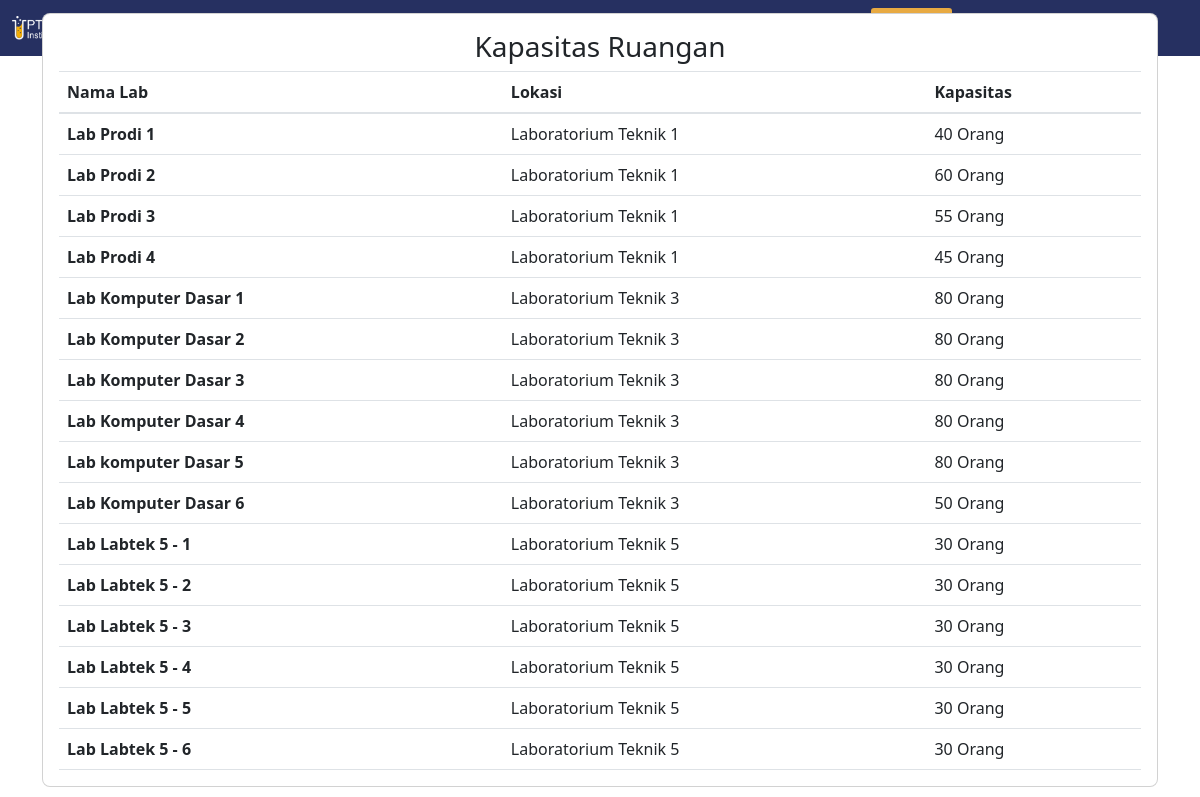
The app's page /index.php/main/kapasitasRuangan with its own data.
### tables this page shows
CREATE TABLE `tb_laboratorium` (
  `id_laboratorium` int(5) UNSIGNED ZEROFILL NOT NULL,
  `kode_ruang` int(11) NOT NULL,
  `nama_lab` varchar(100) NOT NULL,
  `id_gedung` int(11) DEFAULT NULL,
  `lantai` varchar(128) NOT NULL,
  `lokasi` text NOT NULL,
  `email` varchar(100) NOT NULL,
  `kontak` text NOT NULL,
  `kapasitas` int(11) DEFAULT NULL,
  `kelola_peminjaman` enum('0','1') DEFAULT NULL
);

### application/controllers/Main.php (called while the page is built, shortened)
<?php
class Main extends CI_Controller
{
    public function __construct()
    {
        $this->load->model('Peminjaman_model');
    }
    public function kapasitasRuangan(){
        $data['title'] = 'Roadster';
        $data['lab'] =  $this->Peminjaman_model->getLaboratorium();
        $this->load->view('layout/header', $data);
        $this->load->view('layout/navbar');
        $this->load->view('main/kapasitasruangan', $data);
        $this->load->view('layout/footer');
    }
}

### index.php (called while the page is built, shortened)
<?php
require_once BASEPATH.'core/CodeIgniter.php';

### application/models/Peminjaman_model.php (called while the page is built, shortened)
<?php
class Peminjaman_model extends CI_Model
{
    public function getLaboratorium(){
        $query="SELECT * FROM tb_laboratorium";
        return $this->db->query($query)->result_array();
    }
}

### application/views/main/kapasitasruangan.php (the view, shortened to what this page needs)
<section class="intro">
  <div class="bg-image h-100">
    <div class="mask d-flex align-items-center h-100" >
      <div class="container">
        <div class="row justify-content-center">
          <div class="col-12">
            <div class="card">
              <div class="card-body">
                <div class="table-responsive" >
                <div class="w-95 w-md-75 w-lg-60 w-xl-55 mx-auto mb-6 text-center">
                    <h3 class="display-18 display-md-16 display-lg-12 mb-2">Kapasitas Ruangan</h3>
                </div>
                  <table class="table table-hover mb-0">
                    <thead>
                      <tr>
                        <th scope="col">Nama Lab</th>
                        <th scope="col">Lokasi</th>
                        <th scope="col">Kapasitas</th>
                      </tr>
                    </thead>
                    <tbody>
                        <?php foreach($lab as $l) : ?>
                            <tr>
                              <th scope="row"><?=$l['nama_lab']?></th>
                              <td><?=$l['lokasi']?></td>
                              <td><?=$l['kapasitas']?> Orang</td>
                            </tr>
                        <?php endforeach ?>
                    </tbody>
                  </table>
                </div>
              </div>
            </div>
          </div>
        </div>
      </div>
    </div>
  </div>
</section>

### application/views/layout/header.php (shortened to what this page needs)
<!doctype html>
<html lang="en">
<head>
    <link href="https://cdn.jsdelivr.net/npm/bootstrap@5.3.0-alpha1/dist/css/bootstrap.min.css" rel="stylesheet">
    <link href="https://cdn.jsdelivr.net/npm/bootstrap@4.5.0/dist/css/bootstrap.min.css" rel="stylesheet">
    <link rel="stylesheet" href="https://cdnjs.cloudflare.com/ajax/libs/twitter-bootstrap/5.2.0/css/bootstrap.min.css">
    <link rel="stylesheet" href="https://cdn.datatables.net/1.13.2/css/dataTables.bootstrap5.min.css">
</head>
<body>

### application/views/layout/navbar.php (shortened to what this page needs)
<nav class="navbar navbar-expand-lg navbar-dark position-fixed w-100" style="background-color: #263061;">
    <div class="container-fluid">
        <img src="<?php echo base_url("assets/"); ?>beranda/logo-lab.png" width="120"> <a class="navbar-brand text-light" href="/">| Peminjaman Lab</a>
        <div class=" collapse navbar-collapse" id="navbarNavDropdown">
            <ul class="navbar-nav ms-auto ">
                <li class="nav-item">
                    <a class="nav-link mx-2 text-light" aria-current="page" href="<?= base_url('main/roadster')?>">Lihat Roadster</a>
                </li>
                <li class="nav-item">
                    <a class="nav-link mx-2 text-light" href="<?= base_url('main/kapasitasruangan')?>">Kapasitas Ruangan</a>
                </li>
                <li class="nav-item">
                    <a class="nav-link mx-2 text-light" href="<?= base_url('main/kontak')?>">Kontak</a>
                </li>
                <li class="nav-item ml-2">
                    <div class="subnav" style="background-color: #E8AA42; border-radius:3px;" tes>
                        <a class="nav-link mx-2 text-light" href=" <?php echo base_url('auth'); ?> ">Masuk</a>
                    </div>
                </li>
            </ul>
            <ul class="navbar-nav ms-auto d-none d-lg-inline-flex">
                <li class="nav-item mx-2">
                    <a class="nav-link text-dark h5" href="" target="blank"><i class="fab fa-google-plus-square"></i></a>
                </li>
                <li class="nav-item mx-2">
                    <a class="nav-link text-dark h5" href="" target="blank"><i class="fab fa-twitter"></i></a>
                </li>
                <li class="nav-item mx-2">
                    <a class="nav-link text-dark h5" href="" target="blank"><i class="fab fa-facebook-square"></i></a>
                </li>
            </ul>
        </div>
    </div>
</nav>

### application/views/layout/footer.php (shortened to what this page needs)
</body>
</html>

### application/views/main/kapasitasruangan.php (style rules this page uses)
html, body, .intro { height: 100%; }
table td, table th { text-overflow: ellipsis; white-space: nowrap; overflow: hidden; }
.card { border-radius: .5rem; }

### records on screen
tb_laboratorium: nama_lab "Lab Prodi 1", lokasi "Laboratorium Teknik 1", kapasitas "40"
tb_laboratorium: nama_lab "Lab Prodi 2", lokasi "Laboratorium Teknik 1", kapasitas "60"
tb_laboratorium: nama_lab "Lab Prodi 3", lokasi "Laboratorium Teknik 1", kapasitas "55"
tb_laboratorium: nama_lab "Lab Prodi 4", lokasi "Laboratorium Teknik 1", kapasitas "45"
tb_laboratorium: nama_lab "Lab Komputer Dasar 1", lokasi "Laboratorium Teknik 3", kapasitas "80"
tb_laboratorium: nama_lab "Lab Komputer Dasar 2", lokasi "Laboratorium Teknik 3", kapasitas "80"
tb_laboratorium: nama_lab "Lab Komputer Dasar 3", lokasi "Laboratorium Teknik 3", kapasitas "80"
tb_laboratorium: nama_lab "Lab Komputer Dasar 4", lokasi "Laboratorium Teknik 3", kapasitas "80"
tb_laboratorium: nama_lab "Lab komputer Dasar 5", lokasi "Laboratorium Teknik 3", kapasitas "80"
tb_laboratorium: nama_lab "Lab Komputer Dasar 6", lokasi "Laboratorium Teknik 3", kapasitas "50"
tb_laboratorium: nama_lab "Lab Labtek 5 - 1", lokasi "Laboratorium Teknik 5", kapasitas "30"
tb_laboratorium: nama_lab "Lab Labtek 5 - 2", lokasi "Laboratorium Teknik 5", kapasitas "30"
tb_laboratorium: nama_lab "Lab Labtek 5 - 3", lokasi "Laboratorium Teknik 5", kapasitas "30"
tb_laboratorium: nama_lab "Lab Labtek 5 - 4", lokasi "Laboratorium Teknik 5", kapasitas "30"
tb_laboratorium: nama_lab "Lab Labtek 5 - 5", lokasi "Laboratorium Teknik 5", kapasitas "30"
tb_laboratorium: nama_lab "Lab Labtek 5 - 6", lokasi "Laboratorium Teknik 5", kapasitas "30"
